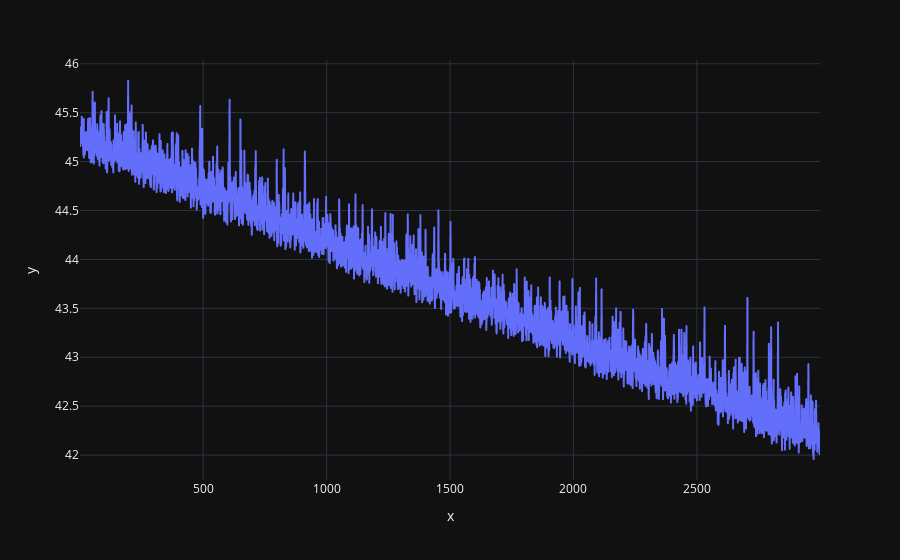

Notebook code for this chart:
### Code cell
lr = 0.00005
epochs = 3000

optimizer = optim.SGD(model.parameters(), lr=lr)
criterion = nn.MSELoss()

losses = []
for epoch in range(1, epochs):
    dataloader = DataLoader(dataset, batch_size=16, shuffle=True)
    epoch_loss = 0.0
    for xb, yb in dataloader:
        optimizer.zero_grad()
        preds = model(xb)
        loss = criterion(preds, yb)
        loss.backward()
        optimizer.step()
        epoch_loss += loss.item() * xb.size(0)
    epoch_loss /= len(dataloader.dataset)
    losses.append(epoch_loss)
    if epoch % 10 == 0:
        print(f'Epoch {epoch}, Loss: {epoch_loss:.4f}')


px.line(
    x=range(1, epochs),
    y=losses
)

### Figure 1 — Plotly figure (JSON) as saved in the notebook; plotly's stock layout.template omitted (floating-point values rounded to 4 significant figures; data arrays with more than 128 entries replaced by an {"elided": "..."} marker saying what was removed)
{"data": [{"hovertemplate": "x=%{x}<br>y=%{y}<extra></extra>", "legendgroup": "", "line": {"color": "#636efa", "dash": "solid"}, "marker": {"symbol": "circle"}, "mode": "lines", "name": "", "showlegend": false, "type": "scattergl", "x": {"elided": "2999 int values"}, "xaxis": "x", "y": {"elided": "2999 float values"}, "yaxis": "y"}], "layout": {"legend": {"tracegroupgap": 0}, "margin": {"t": 60}, "xaxis": {"anchor": "y", "domain": [0, 1], "title": {"text": "x"}}, "yaxis": {"anchor": "x", "domain": [0, 1], "title": {"text": "y"}}}}
